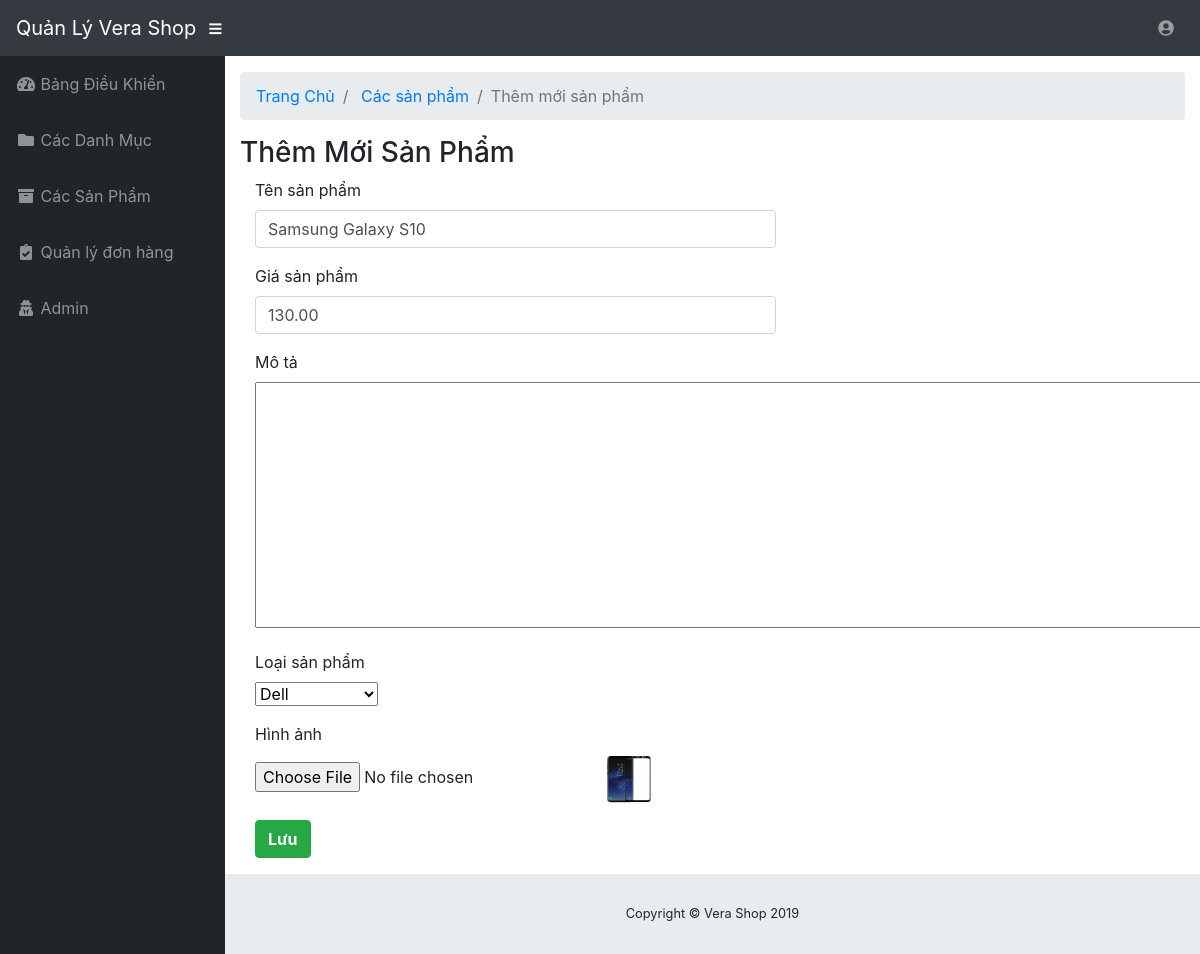
The page /Admin/Modules/product/edit.php?id=1 on the database its author committed.
### tables this page shows
CREATE TABLE `products` (
  `ID` int(11) NOT NULL,
  `Name` varchar(500) NOT NULL,
  `Alias` int(11) NOT NULL,
  `CategoryID` int(11) NOT NULL,
  `Image` varchar(500) DEFAULT NULL,
  `Price` decimal(18,2) NOT NULL,
  `PromotionPrice` decimal(18,2) DEFAULT NULL,
  `Warantary` varchar(5000) DEFAULT NULL,
  `Description` varchar(500) DEFAULT NULL,
  `Content` varchar(500) DEFAULT NULL,
  `HomeFlag` bit(1) DEFAULT NULL,
  `HotFlag` bit(1) DEFAULT NULL,
  `ViewCount` int(11) DEFAULT NULL,
  `CreatedDate` datetime DEFAULT NULL,
  `CreatedBy` varchar(500) DEFAULT NULL,
  `UpdateDate` datetime DEFAULT NULL,
  `UpdateBy` varchar(500) DEFAULT NULL,
  `MetaKeyword` varchar(500) DEFAULT NULL,
  `MetaDescription` varchar(500) DEFAULT NULL,
  `Status` bit(1) NOT NULL,
  `Tags` varchar(500) DEFAULT NULL,
  `Quantity` int(11) NOT NULL,
  `OriginalPrice` decimal(18,2) NOT NULL,
  `MoreImages` text
);

CREATE TABLE `productcategories` (
  `ID` int(11) NOT NULL,
  `Name` varchar(150) NOT NULL,
  `Description` varchar(5000) DEFAULT NULL,
  `ParentID` int(11) DEFAULT NULL,
  `DisplayOrder` int(11) DEFAULT NULL,
  `HomeFlag` bit(2) DEFAULT NULL,
  `CreatedDate` datetime DEFAULT NULL,
  `CreatedBy` varchar(500) DEFAULT NULL,
  `UpdateDate` datetime DEFAULT NULL,
  `UpdatedBy` varchar(500) DEFAULT NULL,
  `MetaKeyWord` varchar(500) DEFAULT NULL,
  `MetaDescription` varchar(500) DEFAULT NULL,
  `Status` bit(2) NOT NULL,
  `Image` varchar(500) DEFAULT NULL,
  `Alias` varchar(500) DEFAULT NULL
);

### Libraries/Function.php (called while the page is built, shortened)
<?php
    function  getInput($string)
    {
        return isset($_GET[$string]) ? $_GET[$string] : '';
    }
    function base_url()
    {
        return $url  = "http://localhost/PHP2";
    }
    function uploads()
    {
        return base_url() . "/Public/uploads/";
    }
 ?>

### Libraries/Database.php (called while the page is built, shortened)
<?php
    class Database
    {
        public $link;
        public function __construct()
        {
            $this->link = mysqli_connect("localhost","root","","verashop2") or die ();
            mysqli_set_charset($this->link,"utf8");
        }
        public function fetchID($table , $id )
        {
            $sql = "SELECT * FROM {$table} WHERE id = $id ";
            $result = mysqli_query($this->link,$sql) or die("Lỗi  truy vấn fetchID " .mysqli_error($this->link));
            return mysqli_fetch_assoc($result);
        }
         public function fetchAll($table)
        {
            $sql = "SELECT * FROM {$table} WHERE 1" ;
            $result = mysqli_query($this->link,$sql) or die("Lỗi Truy Vấn fetchAll " .mysqli_error($this->link));
            $data = [];
            if( $result)
            {
                while ($num = mysqli_fetch_assoc($result))
                {
                    $data[] = $num;
                }
            }
            return $data;
        }
    }
?>

### Admin/Autoload/autoload.php (called while the page is built, shortened)
<?php
    require_once __DIR__. "/../../Libraries/Database.php";
    require_once __DIR__. "/../../Libraries/Function.php";
    $db = new Database;
?>

### Admin/Modules/product/edit.php (the view, shortened to what this page needs)
<?php
    require_once __DIR__. "/../../Autoload/autoload.php";
    $id = intval(getInput('id'));
    $Editproduct = $db->fetchID("products",$id);
    $category = $db->fetchAll("productcategories");
?>
<?php require_once __DIR__. "/../../Layouts/Header.php"; ?>
    <ol class="breadcrumb">
        <li class="breadcrumb-item">
            <a href="<?php echo base_url()?>/admin">Trang Chủ</a>
        </li>
        <li class="breadcrumb-item">
            <a href="<?php echo base_url()?>/admin/modules/product/index.php">Các sản phẩm</a>
        </li>
        <li class="breadcrumb-item active">Thêm mới sản phẩm</li>
    </ol>
    <h3>Thêm Mới Sản Phẩm</h3>
    <div class="row">
        <div class="col-md-12">
            <form class="form-horizontal" action="" method="POST" enctype="multipart/form-data">
                <div class="form-group">
                    <label class="col-sm-5 control-label">Tên sản phẩm</label>
                    <div class="col-sm-7">
                        <input type="text" style="" class="form-control" placeholder="Nhập tên sản phẩm mới" name="Name" value="<?php echo $Editproduct['Name'] ?>">
                    </div>
                </div>
                <div class="form-group">
                    <label class="col-sm-5 control-label">Giá sản phẩm</label>
                    <div class="col-sm-7">
                        <input type="number" style="" class="form-control" placeholder="Nhập giá sản phẩm" name="Price" value="<?php echo $Editproduct['Price'] ?>">
                    </div>
                </div>
                <div class="form-group">
                    <label class="col-sm-5 control-label">Mô tả</label>
                    <div class="col-sm-7">
                        <textarea name="Description" cols="96" rows="10"><?php echo $Editproduct['Description'] ?> </textarea>
                    </div>
                </div>
                <div class="form-group">
                    <label class="col-sm-5 control-label">Loại sản phẩm</label>
                    <div class="col-sm-7">
                        <select name="CategoryID">
                          <?php foreach ($category as $item): ?>
                              <option value="<?php echo $item["ID"] ?>" <?php echo $Editproduct['CategoryID'] == $item['ID']? "selected = 'selected'" : ''?>><?php echo $item["Name"] ?></option>
                           <?php endforeach; ?>
                        </select>
                    </div>
                </div>
                <div class="form-group">
                    <label class="col-sm-5 control-label">Hình ảnh</label>
                    <div class="col-sm-7">
                         <input type="file" name="Image" accept=".PNG,.GIF,.JPG">
                            <img src="<?php echo uploads() ?>product/<?php echo $Editproduct['Image'] ?>" width="50" height="50">
                    </div>
                </div>
                <div class="form-group">
                    <div class="col-sm-offset-5 col-sm-7">
                      <button type="submit" class="btn btn-success"><strong>Lưu</strong></button>
                    </div>
                </div>
            </form>
        </div>
    </div>
<?php require_once __DIR__. "/../../Layouts/Footer.php"; ?>

### rows shown on the page
products: Name "Samsung Galaxy S10", Price "130.00", CategoryID "Dell", Image (picture)
